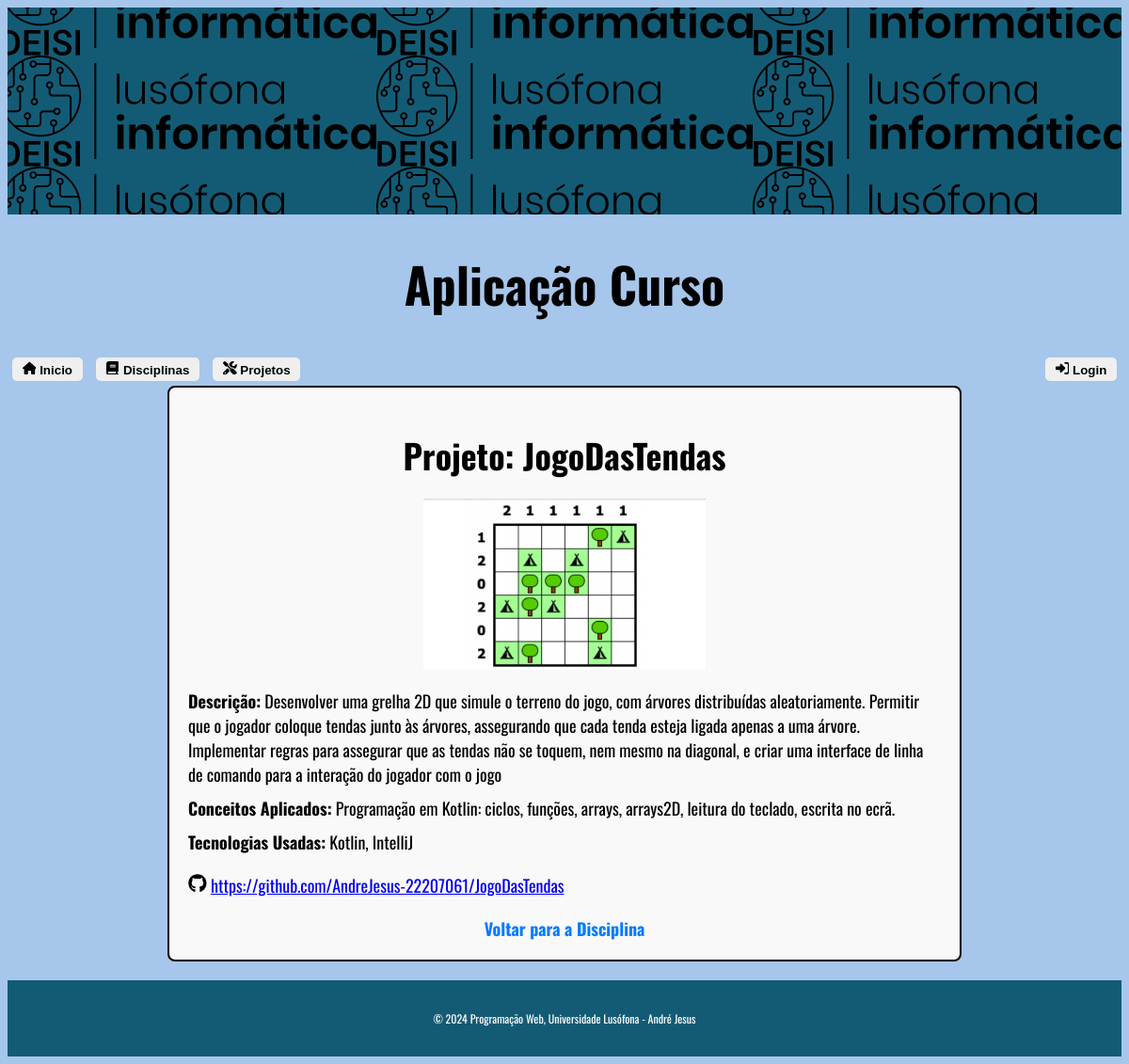
/appcurso/projeto/27/, run on the app's committed database.
### appcurso/models.py (models this page shows, shortened)
class Projeto(models.Model):
    id = models.AutoField(primary_key=True)
    nome = models.CharField(max_length=100)
    disciplina = models.ForeignKey('Disciplina', on_delete=models.CASCADE, null = True, blank=True, related_name='projeto')
    descricao = models.TextField()
    conceitos_aplicados = models.TextField()
    tecnologias_usadas = models.TextField()
    foto_project = models.ImageField(upload_to='projeto_imagens/', null = True, blank=True)
    video_link = models.URLField(null = True, blank=True)
    project_link = models.URLField( null = True, blank=True)
    linguagens = models.ManyToManyField(LinguagemDeProgramacao, null = True, blank=True)

### appcurso/views.py (the view)
# urls.py: path('projeto/<int:projeto_id>/', views.projeto_view, name='projeto'),
def projeto_view(request, projeto_id):
    userPerm = request.user.groups.filter(name = 'Editores de Curso').exists() or request.user.is_superuser
    projeto = get_object_or_404(Projeto, id=projeto_id)
    return render(request, 'appcurso/projeto.html', {'projeto': projeto,'userPerm': userPerm})

### appcurso/templates/appcurso/projeto.html (shortened to what this page needs)
{% extends 'appcurso/layout.html' %}
{% block content %}
    <div class="project-container">
        <h1 class="project-title">Projeto: {{ projeto.nome }}</h1>
        <div class="project-image">
            {% if projeto.foto_project %}
                <img src="{{ projeto.foto_project.url }}" alt="{{ projeto.nome }} Imagem" width="300px">
            {% else %}
                <p>Imagem do projeto não disponível.</p>
            {% endif %}
        </div>
        <div class="project-details">
            <p class="project-description"><strong>Descrição:</strong> {{ projeto.descricao }}</p>
            <p class="project-concepts"><strong>Conceitos Aplicados:</strong> {{ projeto.conceitos_aplicados }}</p>
            <p class="project-technologies"><strong>Tecnologias Usadas:</strong> {{ projeto.tecnologias_usadas }}</p>
        </div>
        <div class="project-links">
            {% if projeto.project_link %}
                <p class="project-project-link"><strong></strong> <a href="{{ projeto.project_link }}">{{ projeto.project_link }}</a></p>
            {% endif %}
        </div>
        <nav class="project-navigation">
            <a href="{% url 'appcurso:disciplina' projeto.disciplina.id %}">Voltar para a Disciplina</a>
        </nav>
    </div>
{% endblock %}

### appcurso/static/appcurso/estilos.css (style rules this page uses)
body { font-family: "Oswald", sans-serif; font-weight: 400; font-style: normal; color: black; font-size: 18px; }
.project-container { max-width: 800px; margin: 0 auto; padding: 20px; border: 2px solid black; border-radius: 8px; background-color: #f9f9f9; margin-bottom: 20px; }
.project-title { font-size: 2em; margin-bottom: 20px; text-align: center; }
.project-image { text-align: center; margin-bottom: 20px; }
.project-details { margin-bottom: 20px; }
.project-details p { margin: 10px 0; }
.project-links { margin-bottom: 20px; }
.project-links p { margin: 10px 0; }
.project-navigation { text-align: center; margin-top: 20px; }
.project-navigation a { text-decoration: none; color: #007BFF; font-weight: bold; }

### appcurso/templates/appcurso/layout.html (style rules this page uses)
body { background: #a7c6eb; }

### data on the page
Projeto: nome "JogoDasTendas", foto_project (picture), descricao "Desenvolver uma grelha 2D que simule o terreno do jogo, com árvores distribuídas aleatoriamente. Permitir que o jogador coloque tendas junto às árvores, assegurando que cada tenda esteja ligada apenas a uma árvore. Implementar regras para assegurar que as tendas não se toquem, nem mesmo na diagonal, e criar uma interface de linha de comando para a interação do jogador com o jogo", conceitos_aplicados "Programação em Kotlin: ciclos, funções, arrays, arrays2D, leitura do teclado, escrita no ecrã.", tecnologias_usadas "Kotlin, IntelliJ", project_link "https://github.com/AndreJesus-22207061/JogoDasTendas"
